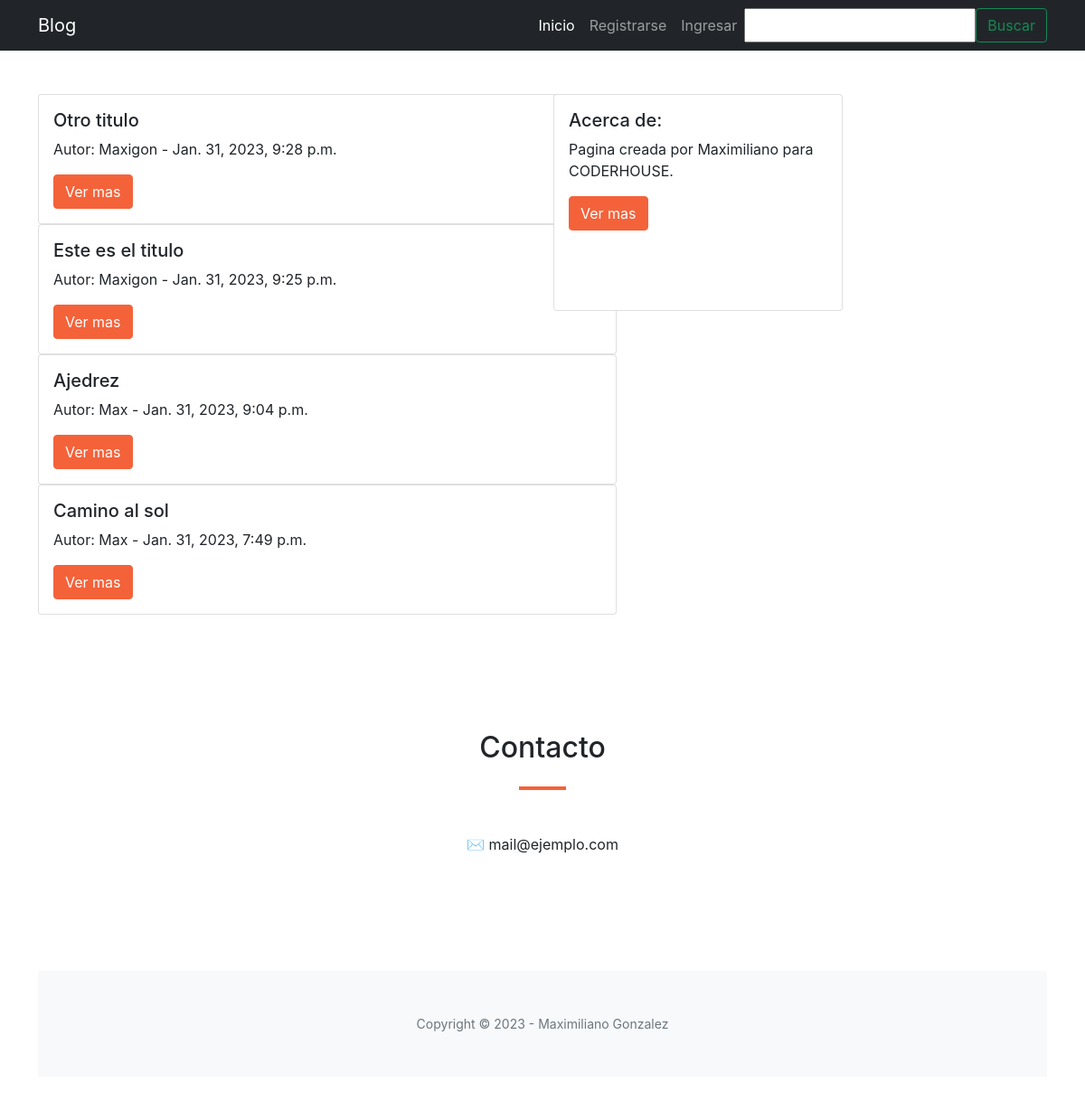
The app's page /, older data.
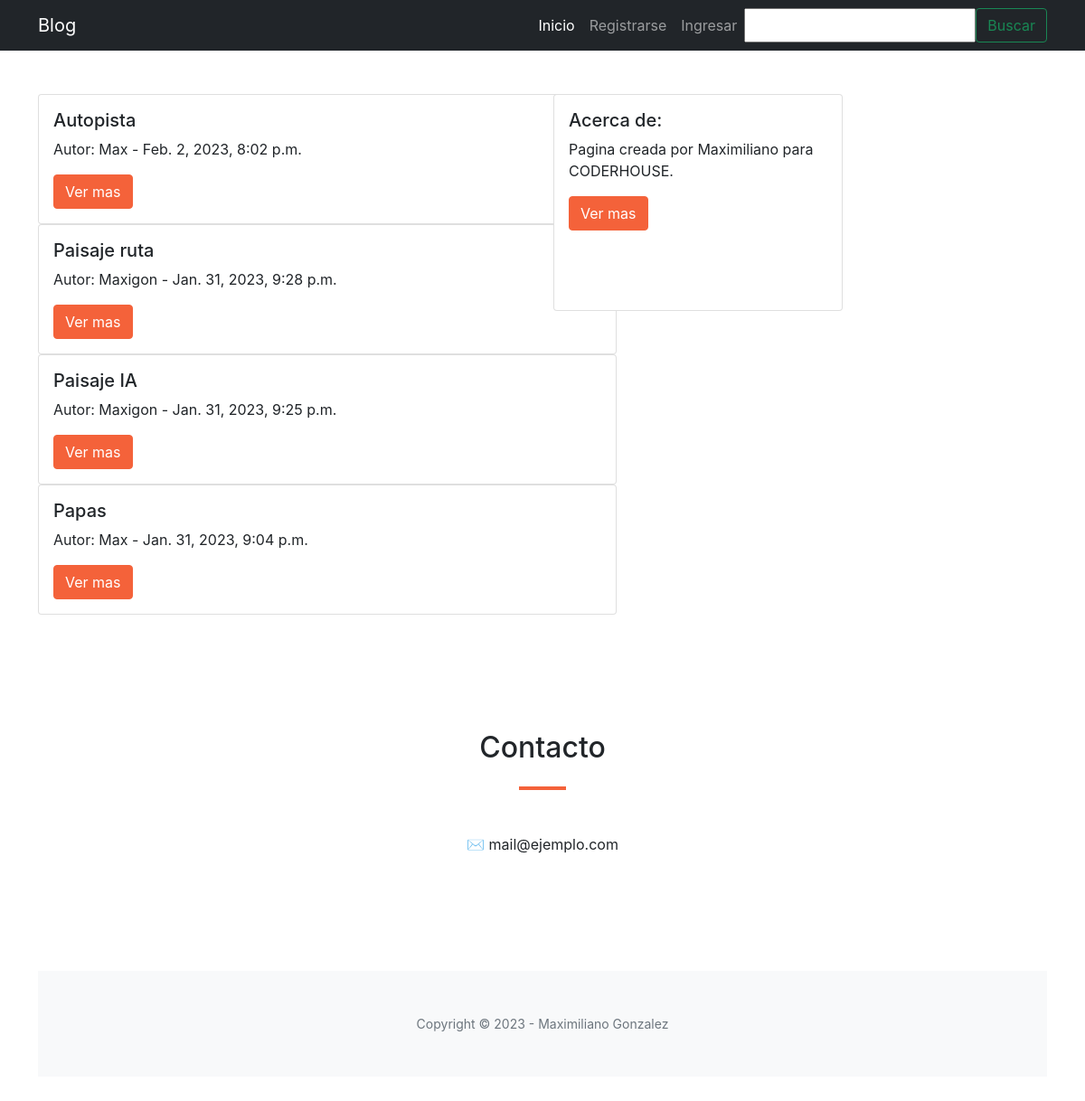
The same page, newer data.
### blog_app/models.py (models this page shows, shortened)
class Post(models.Model):
    titulo = models.CharField(max_length=64)
    contenido = RichTextField(blank=True, null=True, config_name='default')
    fecha_publicacion = models.DateTimeField(auto_now_add=True)
    usuario = models.ForeignKey(User, on_delete=models.CASCADE)
    imagen = models.ImageField(upload_to='portadas', null=True, blank=True)

### blog_app/views.py (the view)
# urls.py: path("", views.inicio, name="inicio"),
def inicio(request):
    contexto = {'posteos' : Post.objects.all()}
    return render(
        request=request,
        template_name='blog_app/inicio.html',
        context=contexto,
    )

### blog_app/templates/blog_app/inicio.html (shortened to what this page needs)
{% extends "blog_app/base.html" %}
{% block posteos %}
    <main class="container py-5">
        <div class="row">
            <div class="col-sm-6 mb-3 mb-sm-0">
                {% for post in posteos reversed %}
                <div class="card" style="width: 40rem;">
                    <div class="card-body">
                    <h5 class="card-title">{{post.titulo}}</h5>
                    <p class="card-text">Autor: {{post.usuario}} - {{post.fecha_publicacion}}</p>
                    <a href="{% url 'post_detalle'  post.id %}" class="btn btn-primary">Ver mas</a>
                    </div>
                </div>
                {% endfor %}
            </div>
            <div class="col-sm-6">
                <div class="card" style="width: 20rem; height: 15rem;">
                  <div class="card-body">
                    <h5 class="card-title">Acerca de:</h5>
                    <p class="card-text">Pagina creada por Maximiliano para CODERHOUSE.</p>
                    <a href="{% url 'about' %}" class="btn btn-primary">Ver mas</a>
                  </div>
                </div>
              </div>
        </div>
{% endblock %}

### blog_app/templates/blog_app/base.html (shortened to what this page needs)
<!DOCTYPE html>
<html lang="en">
    <head>
        {% load static %}
        <link href="https://cdnjs.cloudflare.com/ajax/libs/SimpleLightbox/2.1.0/simpleLightbox.min.css" rel="stylesheet" />
        <link href="{% static 'blog_app/css/styles.css' %}" rel="stylesheet" />
    </head>
    {% block head %}
    <body id="page-top">
        <nav class="navbar navbar-expand sticky-xxl-top bg-dark navbar-dark">
            <div class="container">
              <a class="navbar-brand">Blog</a>
              <div class="collapse navbar-collapse" id="navbarSupportedContent">
                <ul class="navbar-nav ms-auto">
                    <li class="nav-item">
                      <a class="nav-link active" aria-current="page" href="{% url 'inicio' %}">Inicio</a>
                    </li>
                    {% if user.is_anonymous %}
                    <li class="nav-item">
                      <a class="nav-link" href="{% url 'signup_user' %}">Registrarse</a>
                    </li>
                    {% endif %}
                    {% if user.is_anonymous %}
                    <li class="nav-item">
                      <a class="nav-link" href="{% url 'signin_user' %}">Ingresar</a>
                    </li>
                    {% endif %}
                </ul>
                  <form class="d-flex" role="search" action="{% url 'buscar_posteos' %}" method="POST">
                    <input type="text" name="busqueda">
                    <button class="btn btn-outline-success" type="submit">Buscar</button>
                  </form>
              </div>
            </div>
          </nav>
        {% endblock head %}
        {% block posteos %}
        {% endblock posteos %}
        <section class="page-section" id="contact">
            <div class="container px-4 px-lg-5">
                <div class="row gx-4 gx-lg-5 justify-content-center">
                    <div class="col-lg-8 col-xl-6 text-center">
                        <h2 class="mt-0">Contacto</h2>
                        <hr class="divider" />
                    </div>
                </div>
                <div class="row gx-4 gx-lg-5 justify-content-center">
                    <div class="col-lg-4 text-center mb-5 mb-lg-0">
                        <div>✉ mail@ejemplo.com</div>
                    </div>
                </div>
            </div>
        </section>
        <footer class="bg-light py-5">
            <div class="container px-4 px-lg-5"><div class="small text-center text-muted">Copyright &copy; 2023 - Maximiliano Gonzalez</div></div>
        </footer>
    </body>
</html>

Row changes from the older to the newer data that the page shows:
removed Post: titulo "Camino al sol", usuario "Max", fecha_publicacion "Jan. 31, 2023, 7:49 p.m."
added Post: titulo "Autopista", usuario "Max", fecha_publicacion "Feb. 2, 2023, 8:02 p.m."
changed Post: titulo "Otro titulo" → "Paisaje ruta"
changed Post: titulo "Este es el titulo" → "Paisaje IA"
changed Post: titulo "Ajedrez" → "Papas"
